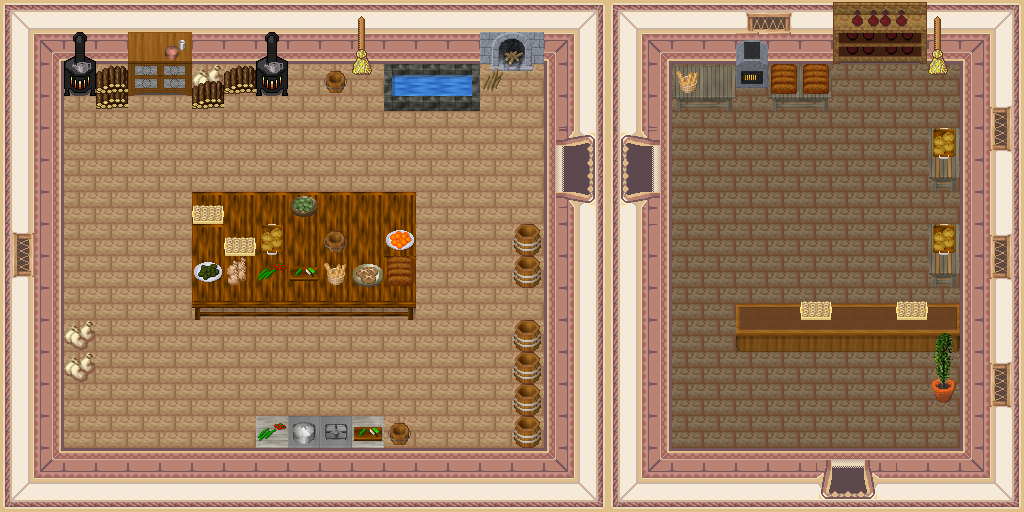

This is a level from a 2D game, rendered from its Tiled map with the project's own tilesets. A one-line summary and the map file follow, with tile-layer data summarised:
An orthogonal 32x16 tile map with 32x32 px tiles, 5 tile layers (0_floor, 1_terrain, 2_object, 3_roof, ...), 3 hidden layers not drawn, 28 tilesets.

<map version="1.0" tiledversion="1.1.3" orientation="orthogonal" renderorder="right-down" width="32" height="16" tilewidth="32" tileheight="32" infinite="0" nextobjectid="1">
 <tileset firstgid="1" name="../../tileset/furniture/carpet/carpets_2.png" tilewidth="32" tileheight="32" tilecount="12" columns="4">
  <image source="../../tileset/furniture/carpet/carpets_2.png" trans="ff00ff" width="128" height="96" />
 </tileset>
 <tileset firstgid="13" name="../../tileset/building/wall/int_wall_pale.png" tilewidth="32" tileheight="32" tilecount="16" columns="2">
  <image source="../../tileset/building/wall/int_wall_pale.png" trans="ff00ff" width="64" height="256" />
 </tileset>
 <tileset firstgid="29" name="../../tileset/building/wall/int_wall_purple.png" tilewidth="32" tileheight="32" tilecount="20" columns="2">
  <image source="../../tileset/building/wall/int_wall_purple.png" trans="ff00ff" width="64" height="320" />
 </tileset>
 <tileset firstgid="49" name="../../tileset/furniture/kitchen/warmer.png" tilewidth="32" tileheight="32" tilecount="2" columns="1">
  <image source="../../tileset/furniture/kitchen/warmer.png" width="32" height="64" />
 </tileset>
 <tileset firstgid="51" name="../../tileset/furniture/table/table_with_hob.png" tilewidth="32" tileheight="32" tilecount="5" columns="5">
  <image source="../../tileset/furniture/table/table_with_hob.png" trans="ff00ff" width="160" height="32" />
 </tileset>
 <tileset firstgid="56" name="../../tileset/item/brush.png" tilewidth="32" tileheight="32" tilecount="3" columns="1">
  <image source="../../tileset/item/brush.png" width="32" height="96" />
 </tileset>
 <tileset firstgid="59" name="../../tileset/furniture/sink/dark_side_on.png" tilewidth="32" tileheight="32" tilecount="6" columns="3">
  <image source="../../tileset/furniture/sink/dark_side_on.png" trans="ff00ff" width="96" height="64" />
 </tileset>
 <tileset firstgid="65" name="../../tileset/item/pot/barrel.png" tilewidth="32" tileheight="32" tilecount="2" columns="1">
  <image source="../../tileset/item/pot/barrel.png" width="32" height="64" />
 </tileset>
 <tileset firstgid="67" name="../../tileset/building/decoration/wood_fire.png" tilewidth="32" tileheight="32" tilecount="4" columns="2">
  <image source="../../tileset/building/decoration/wood_fire.png" trans="ff00ff" width="64" height="64" />
 </tileset>
 <tileset firstgid="71" name="../../tileset/furniture/table/table_with_beer_dark.png" tilewidth="32" tileheight="32" tilecount="10" columns="5">
  <image source="../../tileset/furniture/table/table_with_beer_dark.png" trans="ff00ff" width="160" height="64" />
 </tileset>
 <tileset firstgid="81" name="../../tileset/furniture/table/grey_long.png" tilewidth="32" tileheight="32" tilecount="4" columns="2">
  <image source="../../tileset/furniture/table/grey_long.png" width="64" height="64" />
 </tileset>
 <tileset firstgid="85" name="../../tileset/plant/indoor/pot_plant.png" tilewidth="32" tileheight="32" tilecount="3" columns="1">
  <image source="../../tileset/plant/indoor/pot_plant.png" width="32" height="96" />
 </tileset>
 <tileset firstgid="88" name="../../tileset/building/window/int_windows_purple.png" tilewidth="32" tileheight="32" tilecount="16" columns="4">
  <image source="../../tileset/building/window/int_windows_purple.png" trans="ff00ff" width="128" height="128" />
 </tileset>
 <tileset firstgid="104" name="../../tileset/item/food/rustic_meals.png" tilewidth="32" tileheight="32" tilecount="2" columns="2">
  <image source="../../tileset/item/food/rustic_meals.png" trans="ff00ff" width="64" height="32" />
 </tileset>
 <tileset firstgid="106" name="../../tileset/building/entrance/pale_red_ew.png" tilewidth="32" tileheight="32" tilecount="48" columns="8">
  <image source="../../tileset/building/entrance/pale_red_ew.png" trans="ff00ff" width="256" height="192" />
 </tileset>
 <tileset firstgid="154" name="../../tileset/building/entrance/pale_red_ns.png" tilewidth="32" tileheight="32" tilecount="36" columns="9">
  <image source="../../tileset/building/entrance/pale_red_ns.png" trans="ff00ff" width="288" height="128" />
 </tileset>
 <tileset firstgid="190" name="../../tileset/furniture/shelve/pale_book_bottle_shelf.png" tilewidth="32" tileheight="32" tilecount="12" columns="3">
  <image source="../../tileset/furniture/shelve/pale_book_bottle_shelf.png" trans="ff00ff" width="96" height="128" />
 </tileset>
 <tileset firstgid="202" name="../../tileset/building/entrance/detail_ew.png" tilewidth="32" tileheight="32" tilecount="6" columns="2">
  <image source="../../tileset/building/entrance/detail_ew.png" trans="ff00ff" width="64" height="96" />
 </tileset>
 <tileset firstgid="208" name="logic/portal" tilewidth="32" tileheight="32" tilecount="7" columns="7">
  <image source="../../tileset/logic/portal.png" width="224" height="32" />
 </tileset>
 <tileset firstgid="215" name="logic/collision" tilewidth="32" tileheight="32" tilecount="1" columns="1">
  <image source="../../tileset/logic/collision.png" width="32" height="32" />
 </tileset>
 <tileset firstgid="216" name="logic/protection" tilewidth="32" tileheight="32" tilecount="2" columns="2">
  <image source="../../tileset/logic/protection.png" width="64" height="32" />
 </tileset>
 <tileset firstgid="218" name="bread" tilewidth="32" tileheight="32" tilecount="4" columns="4">
  <image source="../../tileset/item/food/bread.png" width="128" height="32" />
 </tileset>
 <tileset firstgid="222" name="pie safe" tilewidth="32" tileheight="32" tilecount="4" columns="2">
  <image source="../../tileset/furniture/kitchen/pie_safe.png" width="64" height="64" />
 </tileset>
 <tileset firstgid="226" name="items" tilewidth="32" tileheight="32" tilecount="16" columns="4">
  <image source="../../tileset/item/household/food_preparation.png" width="128" height="128" />
 </tileset>
 <tileset firstgid="242" name="table" tilewidth="32" tileheight="32" tilecount="9" columns="3">
  <image source="../../tileset/furniture/table/rectangular_with_meals.png" width="96" height="96" />
 </tileset>
 <tileset firstgid="251" name="water" tilewidth="32" tileheight="32" tilecount="24" columns="3">
  <image source="../../tileset/ground/water/water.png" width="96" height="256" />
 </tileset>
 <tileset firstgid="275" name="grey_plain" tilewidth="32" tileheight="32" tilecount="9" columns="3">
  <image source="../../tileset/furniture/table/grey_plain.png" width="96" height="96" />
 </tileset>
 <tileset firstgid="284" name="item/firewood" tilewidth="32" tileheight="32" tilecount="12" columns="3">
  <image source="../../tileset/item/firewood.png" width="96" height="128" />
 </tileset>
 <layer name="0_floor" width="32" height="16">
  <data>[512 cells, 375 non-empty, 3 distinct tile ids]</data>
 </layer>
 <layer name="1_terrain" width="32" height="16">
  <data>[512 cells, 153 non-empty, 60 distinct tile ids]</data>
 </layer>
 <layer name="2_object" width="32" height="16">
  <data>[512 cells, 189 non-empty, 61 distinct tile ids]</data>
 </layer>
 <layer name="3_roof" width="32" height="16">
  <data>[512 cells, 15 non-empty, 11 distinct tile ids]</data>
 </layer>
 <layer name="4_roof_add" width="32" height="16">
  <data>[512 cells, 2 non-empty, 1 distinct tile ids]</data>
 </layer>
 <layer name="objects" width="32" height="16" visible="0">
  <data>[512 cells, 1 non-empty, 1 distinct tile ids]</data>
 </layer>
 <layer name="collision" width="32" height="16" visible="0" opacity="0.52">
  <data>[512 cells, 288 non-empty, 1 distinct tile ids]</data>
 </layer>
 <layer name="protection" width="32" height="16" visible="0" opacity="0.24">
  <data>[512 cells, 512 non-empty, 1 distinct tile ids]</data>
 </layer>
</map>
